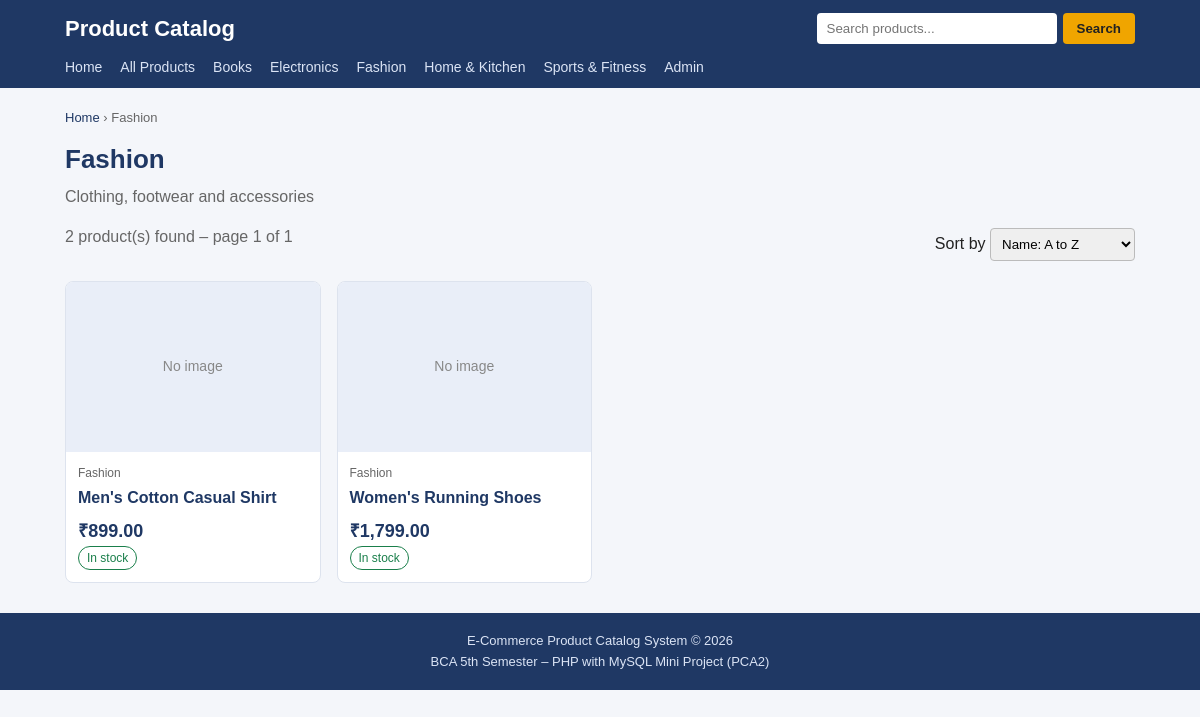
The app's page /products.php?category=2 with its own data.
### tables this page shows
CREATE TABLE IF NOT EXISTS categories (
  category_id   INT AUTO_INCREMENT PRIMARY KEY,
  category_name VARCHAR(100) NOT NULL UNIQUE,
  description   TEXT,
  created_at    TIMESTAMP DEFAULT CURRENT_TIMESTAMP
);

CREATE TABLE IF NOT EXISTS products (
  product_id     INT AUTO_INCREMENT PRIMARY KEY,
  category_id    INT NOT NULL,
  product_name   VARCHAR(150) NOT NULL,
  description    TEXT,
  price          DECIMAL(10,2) NOT NULL,
  image          VARCHAR(255) DEFAULT 'no-image.png',
  stock_quantity INT DEFAULT 0,
  is_featured    TINYINT(1) DEFAULT 0,
  created_at     TIMESTAMP DEFAULT CURRENT_TIMESTAMP,
  INDEX idx_product_name (product_name),
  CONSTRAINT fk_products_category
    FOREIGN KEY (category_id) REFERENCES categories(category_id)
    ON DELETE RESTRICT ON UPDATE CASCADE
);

### includes/functions.php (the view, shortened to what this page needs)
<?php
function stock_badge($qty) {
    $qty = (int)$qty;
    if ($qty > 10) {
        return '<span class="badge in-stock">In stock</span>';
    }
    return '<span class="badge out-of-stock">Out of stock</span>';
}
function product_image($file, $alt) {
    $name = basename((string)$file);
    $path = __DIR__ . '/../assets/images/products/' . $name;
    return 'No image';
}
function product_card($p) {
    global $base;
    $id   = (int)$p['product_id'];
    $link = $base . 'product.php?id=' . $id;
    echo '<div class="product-card">';
    echo '<a href="' . $link . '"><div class="product-image">'
         . product_image($p['image'], $p['product_name']) . '</div></a>';
    echo '<div class="product-info">';
    echo '<div class="product-category">' . htmlspecialchars($p['category_name']) . '</div>';
    echo '<h3 class="product-name"><a href="' . $link . '">'
         . htmlspecialchars($p['product_name']) . '</a></h3>';
    echo '<div class="price">&#8377;' . number_format($p['price'], 2) . '</div>';
    echo stock_badge($p['stock_quantity']);
    echo '</div></div>';
}

### includes/header.php (shortened to what this page needs)
<?php
require_once __DIR__ . '/../config/db.php';
$base = '/ecommerce-product-catalog-php/';
$cat_result = mysqli_query($conn, 'SELECT category_id, category_name FROM categories ORDER BY category_name');
?>
<!DOCTYPE html>
<html lang="en">
<head>
    <link rel="stylesheet" href="<?php echo $base; ?>assets/css/style.css">
</head>
<body>
<header class="site-header">
    <div class="container header-top">
        <a class="logo" href="<?php echo $base; ?>index.php">Product Catalog</a>
        <form class="search-form" action="<?php echo $base; ?>products.php" method="get">
            <input type="text" name="q" placeholder="Search products..."
                   value="<?php echo (isset($_GET['q']) && is_string($_GET['q'])) ? htmlspecialchars($_GET['q']) : ''; ?>">
            <button type="submit">Search</button>
        </form>
    </div>
    <nav class="container main-nav">
        <a href="<?php echo $base; ?>index.php">Home</a>
        <a href="<?php echo $base; ?>products.php">All Products</a>
        <?php while ($cat = mysqli_fetch_assoc($cat_result)) { ?>
            <a href="<?php echo $base; ?>products.php?category=<?php echo (int)$cat['category_id']; ?>">
                <?php echo htmlspecialchars($cat['category_name']); ?>
            </a>
        <?php } ?>
        <a href="<?php echo $base; ?>admin/login.php">Admin</a>
    </nav>
</header>
<main class="container">

### products.php (shortened to what this page needs)
<?php
require_once 'config/db.php';
require 'includes/functions.php';
$category = null;
$products = null;
$error    = '';
if (isset($_GET['category'])) {
    $cid = $_GET['category'];
    if (!is_string($cid) || !ctype_digit($cid) || (int)$cid < 1) {
        $error = 'Invalid category.';
    } else {
        $cid = (int)$cid;
        $stmt = mysqli_prepare($conn,
            'SELECT category_id, category_name, description FROM categories WHERE category_id = ?');
        mysqli_stmt_bind_param($stmt, 'i', $cid);
        mysqli_stmt_execute($stmt);
        $category = mysqli_fetch_assoc(mysqli_stmt_get_result($stmt));
    }
}
$sort_options = [
    'name_asc'   => ['Name: A to Z',         'p.product_name ASC'],
    'name_desc'  => ['Name: Z to A',         'p.product_name DESC'],
    'price_asc'  => ['Price: Low to High',   'p.price ASC, p.product_name ASC'],
    'price_desc' => ['Price: High to Low',   'p.price DESC, p.product_name ASC']
];
$sort = 'name_asc';
if ($error === '') {
    $where  = [];
    $types  = '';
    $params = [];
    if ($category) {
        $where[]  = 'p.category_id = ?';
        $types   .= 'i';
        $params[] = $cid;
    }
        $where_sql = $where ? ' WHERE ' . implode(' AND ', $where) : '';
    $stmt = mysqli_prepare($conn, 'SELECT COUNT(*) FROM products p' . $where_sql);
    if ($params) {
        mysqli_stmt_bind_param($stmt, $types, ...$params);
    }
    mysqli_stmt_execute($stmt);
    $total_rows = (int)mysqli_fetch_row(mysqli_stmt_get_result($stmt))[0];
    $per_page    = 6;
    $total_pages = max(1, (int)ceil($total_rows / $per_page));
    $page = 1;
    $offset = ($page - 1) * $per_page;
    $sql = 'SELECT p.*, c.category_name
            FROM products p JOIN categories c ON p.category_id = c.category_id'
         . $where_sql
         . ' ORDER BY ' . $sort_options[$sort][1]
         . ' LIMIT ? OFFSET ?';
    $page_types  = $types . 'ii';
    $page_params = array_merge($params, [$per_page, $offset]);
    $stmt = mysqli_prepare($conn, $sql);
    mysqli_stmt_bind_param($stmt, $page_types, ...$page_params);
    mysqli_stmt_execute($stmt);
    $products = mysqli_stmt_get_result($stmt);
}
$heading    = $category ? $category['category_name'] : 'All Products';
require 'includes/header.php';
?>
<?php if ($error !== '') { ?>
    <h1>Products</h1>
    <div class="message error"><?php echo htmlspecialchars($error); ?></div>
    <a class="btn" href="<?php echo $base; ?>products.php">View all products</a>
<?php } else { ?>
    <div class="breadcrumb">
        <a href="<?php echo $base; ?>index.php">Home</a> &rsaquo; <?php echo htmlspecialchars($heading); ?>
    </div>
    <h1><?php echo htmlspecialchars($heading); ?></h1>
    <?php if ($category && $category['description'] !== '') { ?>
        <p class="subtitle"><?php echo htmlspecialchars($category['description']); ?></p>
    <?php } ?>
        <?php $total = $total_rows; ?>
    <?php if ($total > 0) { ?>
                <div class="toolbar">
            <span class="subtitle"><?php echo $total; ?> product(s) found &ndash; page <?php echo $page; ?> of <?php echo $total_pages; ?></span>
            <form method="get" action="<?php echo $base; ?>products.php">
                <label for="sort">Sort by</label>
                <select name="sort" id="sort" onchange="this.form.submit()">
                    <?php foreach ($sort_options as $key => $opt) { ?>
                        <option value="<?php echo $key; ?>"<?php echo ($sort === $key) ? ' selected' : ''; ?>><?php echo $opt[0]; ?></option>
                    <?php } ?>
                </select>
            </form>
        </div>
        <div class="product-grid">
                        <?php while ($p = mysqli_fetch_assoc($products)) { product_card($p); } ?>
        </div>
        <?php } ?>
<?php } ?>
<?php require 'includes/footer.php'; ?>

### assets/css/style.css (style rules this page uses)
* { box-sizing: border-box; }
body { margin: 0; font-family: Arial, Helvetica, sans-serif; background: #f4f6fa; color: #222; line-height: 1.5; }
a { color: #1f3864; text-decoration: none; }
.container { max-width: 1100px; margin: 0 auto; padding: 0 15px; }
main.container { padding-top: 20px; padding-bottom: 30px; min-height: 60vh; }
h1 { font-size: 26px; color: #1f3864; margin: 0 0 6px; }
.subtitle { color: #666; margin: 0 0 16px; }
.breadcrumb { font-size: 13px; color: #666; margin-bottom: 12px; }
.site-header { background: #1f3864; color: #fff; }
.header-top { display: flex; flex-wrap: wrap; align-items: center; justify-content: space-between; gap: 10px; padding-top: 12px; padding-bottom: 12px; }
.logo { color: #fff; font-size: 22px; font-weight: bold; }
.search-form { display: flex; gap: 6px; }
.search-form input { padding: 8px 10px; border: none; border-radius: 4px; width: 240px; max-width: 100%; }
.search-form button { padding: 8px 14px; background: #f0a500; color: #222; border: none; border-radius: 4px; cursor: pointer; font-weight: bold; }
.main-nav { display: flex; flex-wrap: wrap; gap: 4px 18px; padding-bottom: 10px; }
.main-nav a { color: #dbe4f5; font-size: 14px; }
.product-grid { display: grid; grid-template-columns: repeat(auto-fill, minmax(220px, 1fr)); gap: 16px; }
.product-card { background: #fff; border: 1px solid #dde3ee; border-radius: 8px; overflow: hidden; }
.product-image { height: 170px; background: #e9eef8; display: flex; align-items: center; justify-content: center; color: #888; font-size: 14px; overflow: hidden; }
.product-info { padding: 12px; }
.product-category { font-size: 12px; color: #666; }
.product-name { font-size: 16px; margin: 4px 0 8px; }
.price { font-weight: bold; color: #1f3864; font-size: 18px; }
.badge { display: inline-block; font-size: 12px; padding: 2px 8px; border-radius: 12px; border: 1px solid; }
.in-stock { color: #1a7f4b; }
.toolbar { display: flex; flex-wrap: wrap; justify-content: space-between; align-items: center; gap: 10px; margin: 12px 0 16px; }
.toolbar select { padding: 7px; border: 1px solid #bbb; border-radius: 4px; }

### records on screen
categories: category_name "Books"
categories: category_name "Electronics"
categories: category_name "Fashion", description "Clothing, footwear and accessories"
categories: category_name "Home & Kitchen"
categories: category_name "Sports & Fitness"
products: product_image($p['image'], $p['product_name']) "No image", category.category_name "Fashion", product_name "Men's Cotton Casual Shirt", price "899.00", stock_quantity "In stock"
products: product_image($p['image'], $p['product_name']) "No image", category.category_name "Fashion", product_name "Women's Running Shoes", price "1,799.00", stock_quantity "In stock"

### other values on screen
$total "2"
$page "1"
$total_pages "1"
form field sort "Name: A to Z"
